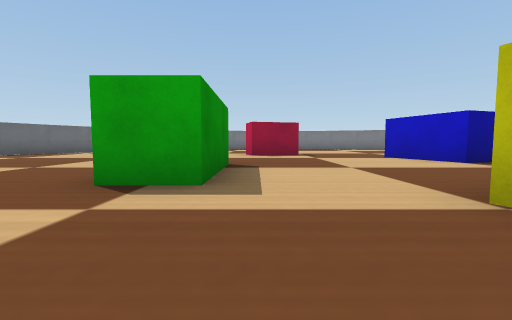
[1] (above)

16 first-person views from a walk through a robot-simulator world made for Webots. The camera is 0.04 m above the floor, tilts 4° down and sees 90° across. The floor is counted in squares, 0.1 m on a side. Each view is taken from the middle of a square. On the plan, view 1 faces up. The plan holds only what a view shows up to about 9 squares ahead; the rest is blank. The robots in the file are not drawn. Simple shapes and patterns stand in for the simulator's stock objects.

[2]
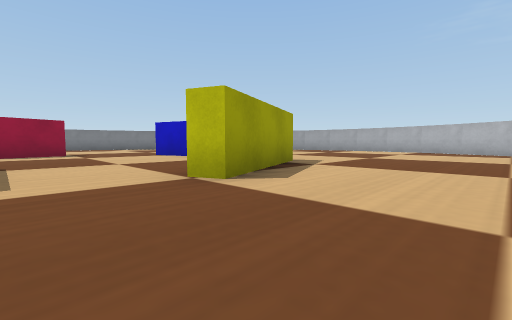

[3]
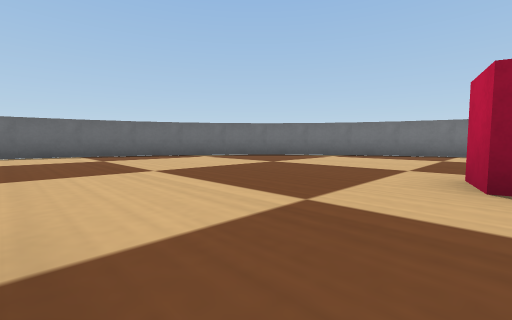

[4]
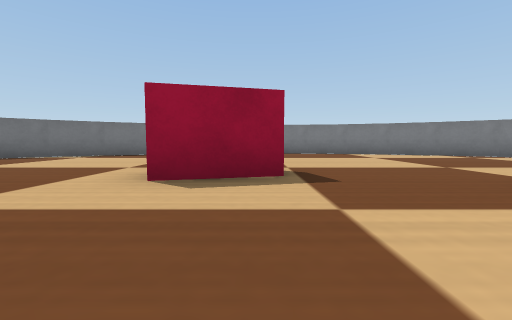

[5]
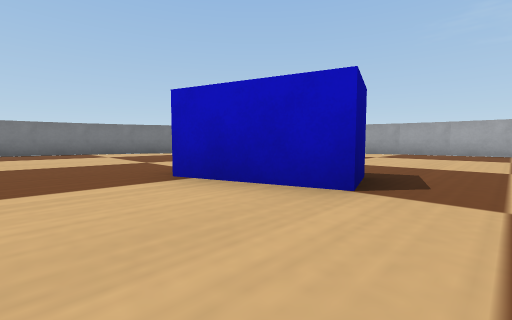

[6]
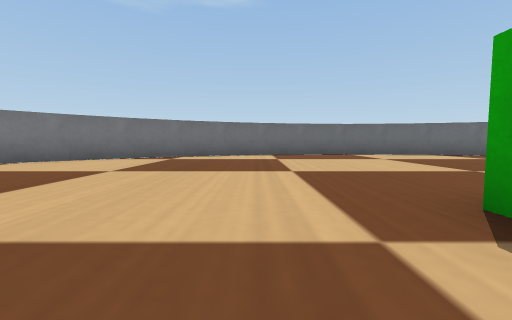

[7]
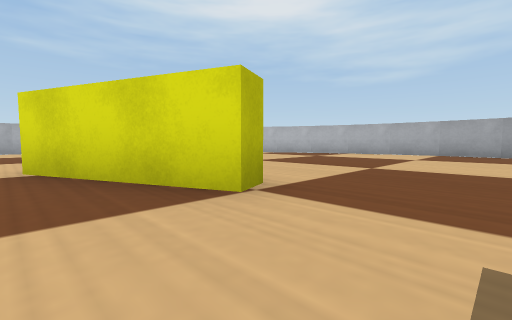

[8]
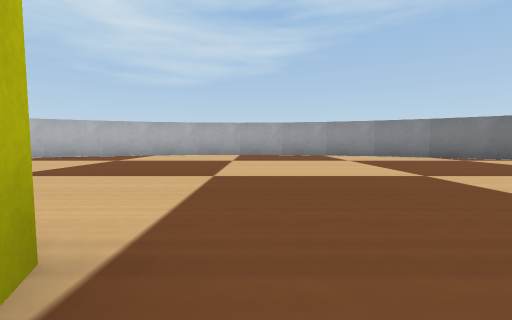

[9]
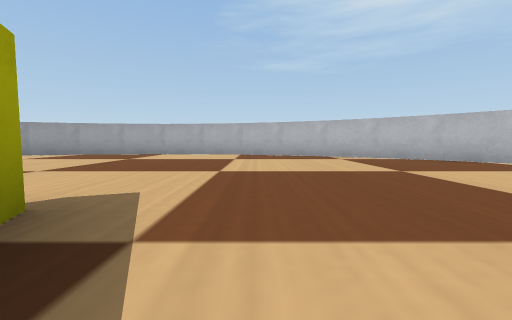

[10]
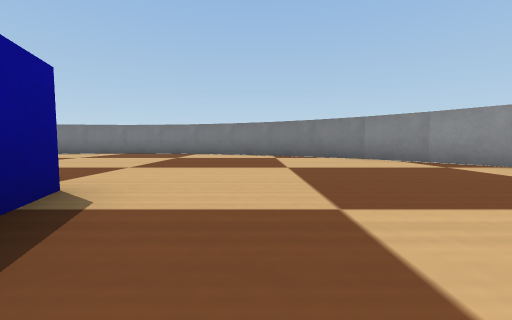

[11]
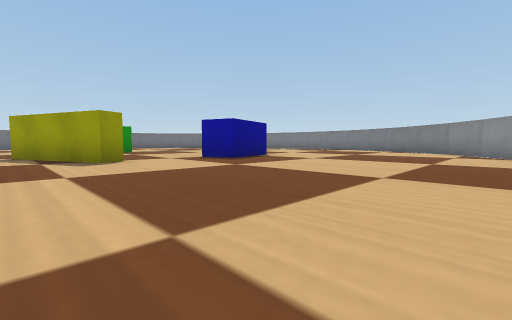

[12]
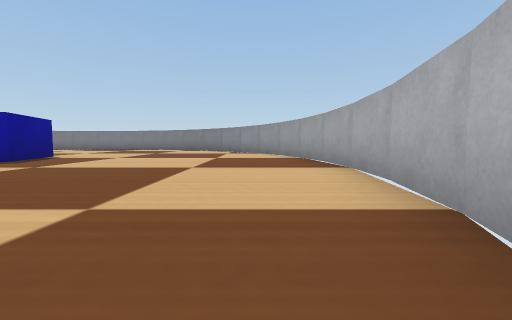

[13]
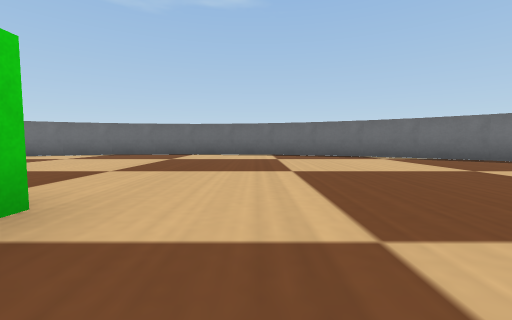

[14]
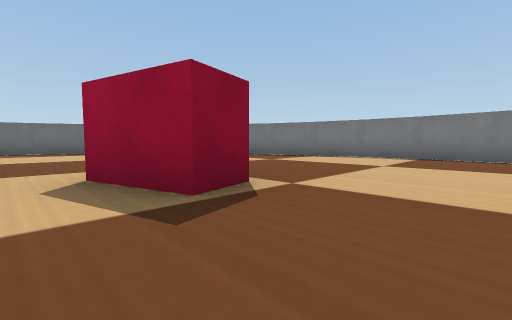

[15]
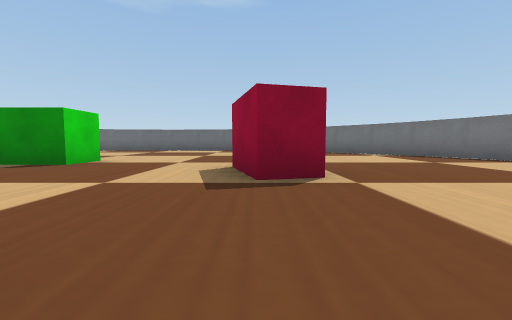

[16]
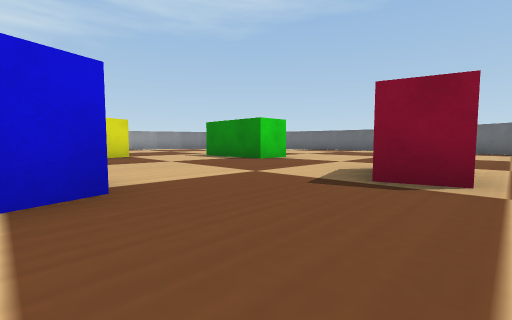

### Floor plan
Points are (right, up) in squares from view 1. A wall is a line through its corners. A room is listed if a view was taken in it or the views show most of it. See-through windows are left out.
Room 1 (views 1, 2, 3, 4, 5, 6, 7, 8, 9, 10, 11, 12, 13, 14, 15, 16)
walls: (-8.1, 6.7) (-8.4, 5.3); (-8.4, 5.4) (-8.5, 4) (-8.4, 2.7) (-8.1, 1.4); (-7.1, 9) (-7.7, 7.8); (-8.2, 1.5) (-7.7, 0.1); (-7.7, 7.9) (-8.2, 6.6); (-7.2, -0.9) (-6.4, -2.1); (-7.8, 0.2) (-7.2, -1); (-6.5, -2) (-5.5, -3.2); (-5.5, 11.1) (-6.5, 10); (-6.4, 10.2) (-7.2, 8.9); (-5.6, -3.1) (-4.6, -4); (-4.5, 12) (-5.6, 11.1); (-4.7, -3.9) (-3.4, -4.7); (-3.6, -4.6) (-2.2, -5.3); (-2.4, -5.2) (-1.1, -5.7) (0.3, -5.9); (-2.3, 13.3) (-3.5, 12.7) (-4.6, 11.9); (-1.1, 13.7) (-2.4, 13.2); (0.3, 13.9) (-1.2, 13.6); (0.1, -5.9) (1.5, -6); (1.4, -6) (2.8, -5.9); (1.5, 14) (0.1, 13.9); (2.7, -5.9) (4.2, -5.6); (2.9, 13.9) (1.4, 14); (4.1, 13.6) (2.8, 13.9); (4, -5.7) (5.3, -5.2); (5.3, 13.2) (4, 13.7); (5.2, -5.3) (6.6, -4.6); (6.6, 12.6) (5.3, 13.3); (8.6, 11) (7.6, 12); (7.7, -3.9) (8.6, -3); (7.7, 11.9) (6.5, 12.7); (8.5, -3.2) (9.5, -2); (9.5, 10) (8.5, 11.1); (9.4, -2.2) (10.2, -0.9); (10.7, 0.1) (11.2, 1.5); (11.1, 1.3) (11.4, 2.8); (10.2, -1) (10.8, 0.2); (10.2, 9) (9.4, 10.1); (10.8, 7.7) (10.1, 9.1); (11.4, 2.6) (11.5, 4.1); (11.5, 4) (11.4, 5.3) (11.2, 6.6); (11.2, 6.5) (10.7, 7.9)
objects: green box (-1, 3) to (-1, 4); red box (0, 8) to (1, 9); yellow box (2, 1) to (4, 3); blue box (4, 5) to (5, 7)

Positions as (right, up) in squares from view 1, and headings:
1: (0, 0), facing up
2: (0, -1), facing up-right
3: (0, 5), facing up-left
4: (1, 5), facing up
5: (2, 4), facing up-right
6: (0, 1), facing left
7: (0, 3), facing down-right
8: (1, 2), facing down
9: (3, 1), facing right
10: (6, 5), facing up
11: (10, 1), facing up-left
12: (10, 0), facing up
13: (0, 6), facing left
14: (3, 7), facing up-left
15: (4, 8), facing left
16: (4, 9), facing down-left
